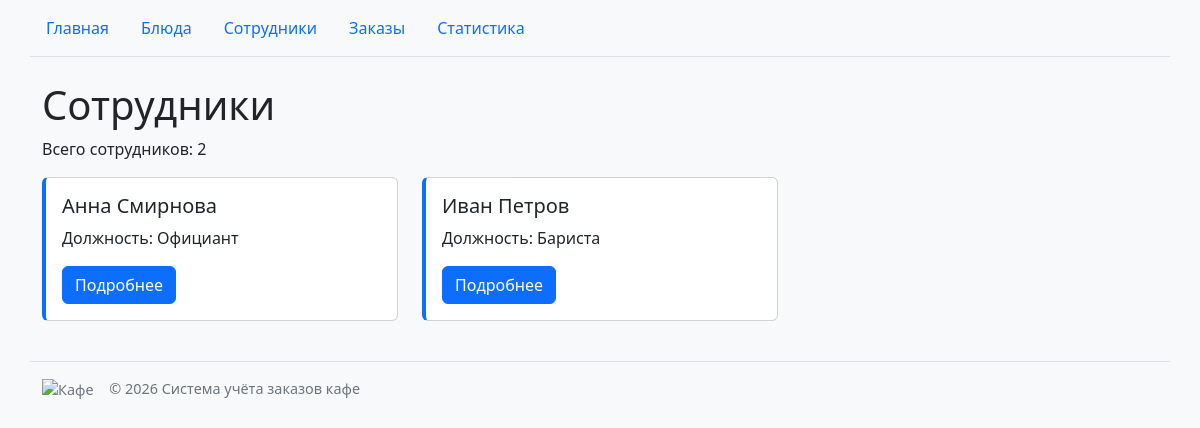
/employees/, run on the app's committed database.
### employees/models.py (models this page shows, shortened)
class Employee(models.Model):
    name = models.CharField("Имя", max_length=200)
    position = models.CharField("Должность", max_length=100)
    class Meta:
        verbose_name = "Сотрудник"
        verbose_name_plural = "Сотрудники"

### employees/views.py (the view)
# urls.py: path("employees/", include("employees.urls")),
def employees(request):
    employees_list = Employee.objects.order_by("name")
    return render(request, "employees/employee_list.html", {"employees": employees_list})

### cafe/context_processors.py (called while the page is built)
def cafe_info(request):
    return {"cafe_name": "Система учёта заказов кафе"}

### employees/templates/employees/employee_list.html (shortened to what this page needs)
{% extends "base.html" %}
{% block content %}
<h1>Сотрудники</h1>
<p>Всего сотрудников: {{ employees|length }}</p>
<div class="row">
    {% for employee in employees %}
        {% include "employees/includes/employee_card.html" %}
    {% empty %}
        <p>Сотрудники не найдены.</p>
    {% endfor %}
</div>
{% endblock %}

### employees/templates/employees/includes/employee_card.html
<div class="col-md-4 mb-3">
    <article class="card employee-card">
        <div class="card-body">
            <h5 class="card-title">{{ employee.name|default:"Без имени" }}</h5>
            <p class="card-text">Должность: {{ employee.position }}</p>
            <a href="{% url 'employees:detail' employee.id %}"
               class="btn btn-primary">
                Подробнее
            </a>
        </div>
    </article>
</div>

### homepage/static/homepage/css/style.css (style rules this page uses)
body { background-color: #f8f9fa; }
.dish-card, .employee-card, .order-card { border-left: 4px solid #0d6efd; transition: transform 0.15s ease-in-out; }

### data on the page
Employee: name "Анна Смирнова", position "Официант"
Employee: name "Иван Петров", position "Бариста"

### other printed values
{{ employees|length }} "2"
{{ cafe_name }} "Система учёта заказов кафе"
